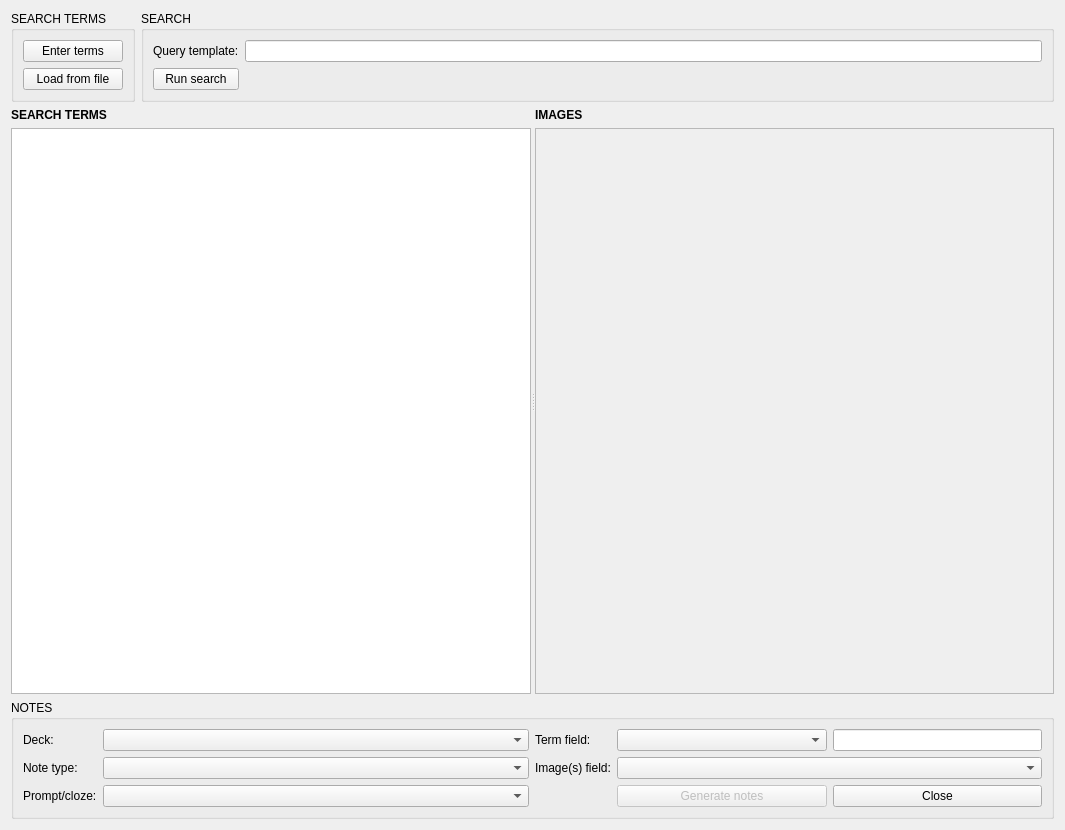
<?xml version="1.0" encoding="UTF-8"?>
<ui version="4.0">
 <class>MainDialog</class>
 <widget class="QDialog" name="MainDialog">
  <property name="geometry">
   <rect>
    <x>0</x>
    <y>0</y>
    <width>1065</width>
    <height>830</height>
   </rect>
  </property>
  <property name="windowTitle">
   <string>Dialog</string>
  </property>
  <property name="locale">
   <locale language="English" country="UnitedStates"/>
  </property>
  <layout class="QVBoxLayout" name="verticalLayout">
   <item>
    <layout class="QHBoxLayout" name="horizontalLayout">
     <item>
      <widget class="QGroupBox" name="terms_box">
       <property name="title">
        <string>SEARCH TERMS</string>
       </property>
       <layout class="QVBoxLayout" name="verticalLayout_2">
        <item>
         <widget class="QPushButton" name="enter">
          <property name="text">
           <string>Enter terms</string>
          </property>
          <property name="autoDefault">
           <bool>false</bool>
          </property>
         </widget>
        </item>
        <item>
         <widget class="QPushButton" name="file">
          <property name="text">
           <string>Load from file</string>
          </property>
          <property name="autoDefault">
           <bool>false</bool>
          </property>
         </widget>
        </item>
       </layout>
      </widget>
     </item>
     <item>
      <widget class="QGroupBox" name="search_box">
       <property name="title">
        <string>SEARCH</string>
       </property>
       <layout class="QGridLayout" name="gridLayout_2">
        <item row="0" column="0">
         <widget class="QLabel" name="querytpl_lbl">
          <property name="text">
           <string>Query template:</string>
          </property>
         </widget>
        </item>
        <item row="1" column="0">
         <widget class="QPushButton" name="search">
          <property name="text">
           <string>Run search</string>
          </property>
          <property name="autoDefault">
           <bool>false</bool>
          </property>
         </widget>
        </item>
        <item row="0" column="1">
         <widget class="QLineEdit" name="query_tpl"/>
        </item>
        <item row="1" column="1">
         <widget class="QLabel" name="query_legend">
          <property name="font">
           <font>
            <italic>true</italic>
           </font>
          </property>
          <property name="text">
           <string/>
          </property>
         </widget>
        </item>
       </layout>
      </widget>
     </item>
    </layout>
   </item>
   <item>
    <widget class="QSplitter" name="splitter">
     <property name="sizePolicy">
      <sizepolicy hsizetype="Expanding" vsizetype="Preferred">
       <horstretch>0</horstretch>
       <verstretch>1</verstretch>
      </sizepolicy>
     </property>
     <property name="orientation">
      <enum>Qt::Horizontal</enum>
     </property>
     <widget class="QWidget" name="left" native="true">
      <layout class="QVBoxLayout" name="verticalLayout_3">
       <item>
        <widget class="QLabel" name="label">
         <property name="font">
          <font>
           <weight>75</weight>
           <bold>true</bold>
          </font>
         </property>
         <property name="text">
          <string>SEARCH TERMS</string>
         </property>
        </widget>
       </item>
       <item>
        <widget class="QListWidget" name="term_lv">
         <property name="sizePolicy">
          <sizepolicy hsizetype="Expanding" vsizetype="Expanding">
           <horstretch>0</horstretch>
           <verstretch>0</verstretch>
          </sizepolicy>
         </property>
         <property name="editTriggers">
          <set>QAbstractItemView::NoEditTriggers</set>
         </property>
         <property name="showDropIndicator" stdset="0">
          <bool>false</bool>
         </property>
         <property name="selectionMode">
          <enum>QAbstractItemView::SingleSelection</enum>
         </property>
         <property name="selectionBehavior">
          <enum>QAbstractItemView::SelectItems</enum>
         </property>
        </widget>
       </item>
      </layout>
     </widget>
     <widget class="QWidget" name="right" native="true">
      <layout class="QVBoxLayout" name="verticalLayout_4">
       <item>
        <widget class="QLabel" name="label_2">
         <property name="font">
          <font>
           <weight>75</weight>
           <bold>true</bold>
          </font>
         </property>
         <property name="text">
          <string>IMAGES</string>
         </property>
        </widget>
       </item>
       <item>
        <widget class="QListWidget" name="image_lv">
         <property name="enabled">
          <bool>false</bool>
         </property>
         <property name="contextMenuPolicy">
          <enum>Qt::CustomContextMenu</enum>
         </property>
         <property name="selectionMode">
          <enum>QAbstractItemView::MultiSelection</enum>
         </property>
         <property name="selectionBehavior">
          <enum>QAbstractItemView::SelectRows</enum>
         </property>
         <property name="iconSize">
          <size>
           <width>200</width>
           <height>200</height>
          </size>
         </property>
         <property name="textElideMode">
          <enum>Qt::ElideNone</enum>
         </property>
         <property name="resizeMode">
          <enum>QListView::Adjust</enum>
         </property>
         <property name="spacing">
          <number>20</number>
         </property>
         <property name="viewMode">
          <enum>QListView::IconMode</enum>
         </property>
         <property name="uniformItemSizes">
          <bool>false</bool>
         </property>
         <property name="wordWrap">
          <bool>true</bool>
         </property>
        </widget>
       </item>
      </layout>
     </widget>
    </widget>
   </item>
   <item>
    <widget class="QGroupBox" name="groupBox">
     <property name="minimumSize">
      <size>
       <width>0</width>
       <height>100</height>
      </size>
     </property>
     <property name="title">
      <string>NOTES</string>
     </property>
     <layout class="QGridLayout" name="gridLayout_4">
      <item row="4" column="4">
       <layout class="QHBoxLayout" name="horizontalLayout_4">
        <item>
         <widget class="QPushButton" name="generate">
          <property name="enabled">
           <bool>false</bool>
          </property>
          <property name="text">
           <string>Generate notes</string>
          </property>
          <property name="autoDefault">
           <bool>false</bool>
          </property>
         </widget>
        </item>
        <item>
         <widget class="QPushButton" name="close">
          <property name="text">
           <string>Close</string>
          </property>
          <property name="autoDefault">
           <bool>false</bool>
          </property>
         </widget>
        </item>
       </layout>
      </item>
      <item row="0" column="2">
       <widget class="QLabel" name="term_lbl">
        <property name="text">
         <string>Term field:</string>
        </property>
       </widget>
      </item>
      <item row="2" column="0">
       <widget class="QLabel" name="note_lbl">
        <property name="text">
         <string>Note type:</string>
        </property>
        <property name="alignment">
         <set>Qt::AlignLeading|Qt::AlignLeft|Qt::AlignVCenter</set>
        </property>
       </widget>
      </item>
      <item row="0" column="0">
       <widget class="QLabel" name="deck_lbl">
        <property name="text">
         <string>Deck:</string>
        </property>
        <property name="alignment">
         <set>Qt::AlignLeading|Qt::AlignLeft|Qt::AlignVCenter</set>
        </property>
       </widget>
      </item>
      <item row="2" column="2">
       <widget class="QLabel" name="image_lbl">
        <property name="text">
         <string>Image(s) field:</string>
        </property>
       </widget>
      </item>
      <item row="2" column="1">
       <widget class="QComboBox" name="note">
        <property name="sizePolicy">
         <sizepolicy hsizetype="Preferred" vsizetype="Fixed">
          <horstretch>1</horstretch>
          <verstretch>0</verstretch>
         </sizepolicy>
        </property>
        <property name="sizeAdjustPolicy">
         <enum>QComboBox::AdjustToContents</enum>
        </property>
       </widget>
      </item>
      <item row="4" column="0">
       <widget class="QLabel" name="prompt_lbl">
        <property name="text">
         <string>Prompt/cloze:</string>
        </property>
       </widget>
      </item>
      <item row="0" column="1">
       <widget class="QComboBox" name="deck">
        <property name="sizePolicy">
         <sizepolicy hsizetype="Preferred" vsizetype="Fixed">
          <horstretch>1</horstretch>
          <verstretch>0</verstretch>
         </sizepolicy>
        </property>
        <property name="currentIndex">
         <number>-1</number>
        </property>
        <property name="sizeAdjustPolicy">
         <enum>QComboBox::AdjustToContents</enum>
        </property>
       </widget>
      </item>
      <item row="2" column="4">
       <widget class="QComboBox" name="image">
        <property name="sizePolicy">
         <sizepolicy hsizetype="Preferred" vsizetype="Fixed">
          <horstretch>1</horstretch>
          <verstretch>0</verstretch>
         </sizepolicy>
        </property>
        <property name="sizeAdjustPolicy">
         <enum>QComboBox::AdjustToContents</enum>
        </property>
       </widget>
      </item>
      <item row="4" column="1">
       <widget class="QComboBox" name="prompt">
        <property name="sizePolicy">
         <sizepolicy hsizetype="Preferred" vsizetype="Fixed">
          <horstretch>1</horstretch>
          <verstretch>0</verstretch>
         </sizepolicy>
        </property>
        <property name="sizeAdjustPolicy">
         <enum>QComboBox::AdjustToContents</enum>
        </property>
       </widget>
      </item>
      <item row="0" column="4">
       <layout class="QHBoxLayout" name="horizontalLayout_5">
        <property name="leftMargin">
         <number>0</number>
        </property>
        <property name="topMargin">
         <number>0</number>
        </property>
        <item>
         <widget class="QComboBox" name="term">
          <property name="sizePolicy">
           <sizepolicy hsizetype="Preferred" vsizetype="Fixed">
            <horstretch>1</horstretch>
            <verstretch>0</verstretch>
           </sizepolicy>
          </property>
          <property name="sizeAdjustPolicy">
           <enum>QComboBox::AdjustToContents</enum>
          </property>
         </widget>
        </item>
        <item>
         <widget class="QLineEdit" name="title">
          <property name="sizePolicy">
           <sizepolicy hsizetype="Expanding" vsizetype="Fixed">
            <horstretch>1</horstretch>
            <verstretch>0</verstretch>
           </sizepolicy>
          </property>
         </widget>
        </item>
       </layout>
      </item>
     </layout>
    </widget>
   </item>
  </layout>
 </widget>
 <tabstops>
  <tabstop>enter</tabstop>
  <tabstop>file</tabstop>
  <tabstop>query_tpl</tabstop>
  <tabstop>search</tabstop>
  <tabstop>term_lv</tabstop>
  <tabstop>image_lv</tabstop>
  <tabstop>deck</tabstop>
  <tabstop>note</tabstop>
  <tabstop>prompt</tabstop>
  <tabstop>term</tabstop>
  <tabstop>title</tabstop>
  <tabstop>image</tabstop>
  <tabstop>generate</tabstop>
  <tabstop>close</tabstop>
 </tabstops>
 <resources/>
 <connections/>
</ui>
